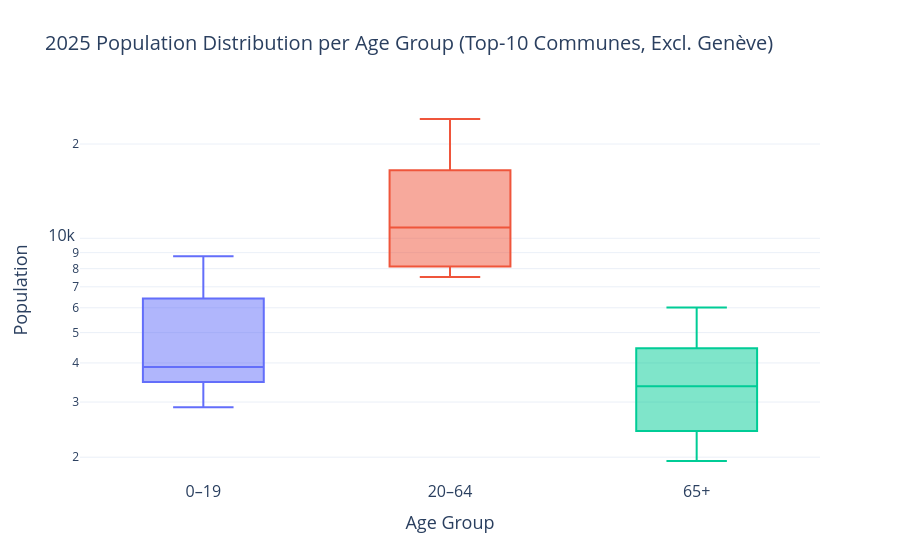

Notebook source saved alongside this figure:
### Code cell
# Box plot of age group distributions for top-10 communes excluding Geneva
bx_plot_df = top10.melt(
    id_vars="COMMUNE",
    value_vars=age_cols,
    var_name="Age_Group",
    value_name="Population"
)

# cleaner labels
bx_plot_df["Age_Group"] = bx_plot_df["Age_Group"].replace({
    "AGE_0_19": "0–19",
    "AGE_20_64": "20–64",
    "AGE_65_PLUS": "65+"
})

fig_bx = px.box(
    bx_plot_df,
    x="Age_Group",
    y="Population",
    color="Age_Group",
    title="2025 Population Distribution per Age Group (Top-10 Communes, Excl. Genève)",
    labels={
        "Age_Group": "Age Group",
        "Population": "Population"
    }
)

fig_bx.update_layout(
    template="plotly_white",
    showlegend=False,
    title_font_size=20,
    )

fig_bx.update_yaxes(type="log", title_font_size=18, tickfont_size=16)
fig_bx.update_xaxes(title_font_size=18, tickfont_size=16)

fig_bx.show()

### Figure 1 — Plotly figure (JSON) as saved in the notebook; plotly's stock layout.template omitted (floating-point values rounded to 4 significant figures)
{"data": [{"alignmentgroup": "True", "hovertemplate": "Age Group=%{x}<br>Population=%{y}<extra></extra>", "legendgroup": "0–19", "marker": {"color": "#636efa"}, "name": "0–19", "notched": false, "offsetgroup": "0–19", "orientation": "v", "showlegend": true, "type": "box", "x": ["0–19", "0–19", "0–19", "0–19", "0–19", "0–19", "0–19", "0–19", "0–19", "0–19"], "x0": " ", "xaxis": "x", "y": [8770, 8632, 6425, 4621, 4071, 3691, 3565, 3477, 2945, 2886], "y0": " ", "yaxis": "y"}, {"alignmentgroup": "True", "hovertemplate": "Age Group=%{x}<br>Population=%{y}<extra></extra>", "legendgroup": "20–64", "marker": {"color": "#EF553B"}, "name": "20–64", "notched": false, "offsetgroup": "20–64", "orientation": "v", "showlegend": true, "type": "box", "x": ["20–64", "20–64", "20–64", "20–64", "20–64", "20–64", "20–64", "20–64", "20–64", "20–64"], "x0": " ", "xaxis": "x", "y": [24038, 23334, 16483, 14772, 11385, 10286, 8537, 8132, 7810, 7526], "y0": " ", "yaxis": "y"}, {"alignmentgroup": "True", "hovertemplate": "Age Group=%{x}<br>Population=%{y}<extra></extra>", "legendgroup": "65+", "marker": {"color": "#00cc96"}, "name": "65+", "notched": false, "offsetgroup": "65+", "orientation": "v", "showlegend": true, "type": "box", "x": ["65+", "65+", "65+", "65+", "65+", "65+", "65+", "65+", "65+", "65+"], "x0": " ", "xaxis": "x", "y": [6015, 5703, 4457, 3657, 3685, 3083, 2804, 2426, 1945, 2069], "y0": " ", "yaxis": "y"}], "layout": {"boxmode": "overlay", "legend": {"title": {"text": "Age Group"}, "tracegroupgap": 0}, "showlegend": false, "title": {"font": {"size": 20}, "text": "2025 Population Distribution per Age Group (Top-10 Communes, Excl. Genève)"}, "xaxis": {"anchor": "y", "categoryarray": ["0–19", "20–64", "65+"], "categoryorder": "array", "domain": [0, 1], "tickfont": {"size": 16}, "title": {"font": {"size": 18}, "text": "Age Group"}}, "yaxis": {"anchor": "x", "domain": [0, 1], "tickfont": {"size": 16}, "title": {"font": {"size": 18}, "text": "Population"}, "type": "log"}}}
